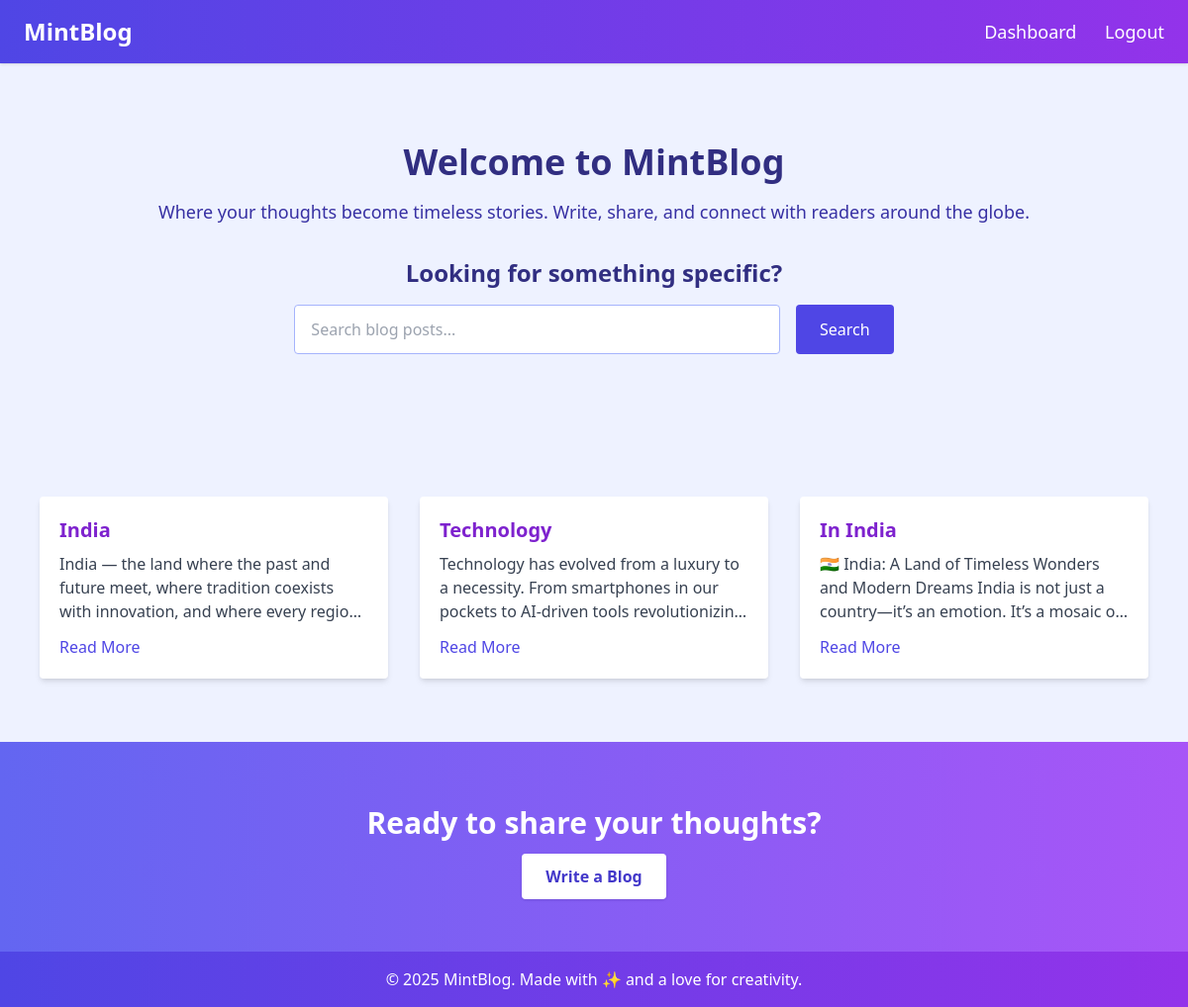
The app's page / (signed in) with its own data.
### blog_app/models.py (models this page shows, shortened)
class Blog(models.Model):
    title = models.CharField(max_length=100)
    content=models.TextField()
    created_on=models.DateField(auto_now_add=True)
    author = models.ForeignKey(User, on_delete=models.CASCADE)

### blog_app/views.py (the view)
# urls.py: path('', views.home , name='home'),
def home(request):
    blogs = Blog.objects.all()
    return render(request, 'blogapp/home.html', {'blogs': blogs})

### blog_app/templates/blogapp/home.html (shortened to what this page needs)
<!DOCTYPE html>
<html lang="en">
<head>
  <script src="https://cdn.tailwindcss.com"></script>
</head>
<body class="bg-indigo-50 text-gray-800 font-sans">
  <header class="bg-gradient-to-r from-indigo-600 to-purple-600 text-white p-4 shadow">
    <div class="max-w-6xl mx-auto flex justify-between items-center">
      <h1 class="text-2xl font-bold">MintBlog</h1>
      <nav class="space-x-6 text-lg">
        {% if user.is_authenticated %}
            <a href="{% url 'dashboard' %}">Dashboard</a>
            <a href="{% url 'logout' %}">Logout</a>
        {% else %}
            <a href="{% url 'login' %}">Login</a>
        {% endif %}
      </nav>
    </div>
  </header>
  <section class=" py-20">
    <div class="max-w-5xl mx-auto px-6 text-center">
      <h2 class="text-4xl font-bold mb-4 text-indigo-900">Welcome to MintBlog</h2>
      <p class="text-lg mb-8 text-indigo-800">Where your thoughts become timeless stories. Write, share, and connect with readers around the globe.</p>
      <div class="max-w-3xl mx-auto px-4 text-center">
      <h3 class="text-2xl font-bold text-indigo-900 mb-4">Looking for something specific?</h3>
      <form  method="GET" class="flex flex-col md:flex-row gap-4 justify-center">
        <input type="text" name="q" placeholder="Search blog posts..." class="w-full md:w-2/3 px-4 py-3 border border-indigo-300 rounded focus:outline-none focus:ring-2 focus:ring-indigo-500">
        <button type="submit" class="bg-indigo-600 text-white px-6 py-3 rounded hover:bg-indigo-700">Search</button>
      </form>
    </div>
    </div>
  </section>
  <section class="py-16 max-w-6xl mx-auto px-4">
    <div class="grid md:grid-cols-3 gap-8">
      {% for blog in blogs %}
      <div class="bg-white rounded shadow-md p-5 hover:shadow-lg transition">
        <h4 class="text-xl font-semibold text-purple-700 mb-2">{{ blog.title }}</h4>
        <p class="text-gray-700 mb-3 line-clamp-3">{{ blog.content }}</p>
        <a href="{% url 'blog_detail' blog.pk %}" class="text-indigo-600 font-medium hover:underline">Read More</a>
      </div>
      {% endfor %}
    </div>
  </section>
  <section class="bg-gradient-to-r from-indigo-500 to-purple-500 py-16 text-center text-white">
    <h3 class="text-3xl font-bold mb-6">Ready to share your thoughts?</h3>
    <a href="{% url 'add_blogs' %}" class="bg-white text-indigo-700 font-semibold py-3 px-6 rounded shadow hover:bg-indigo-100 transition">Write a Blog</a>
  </section>
  <footer class="bg-gradient-to-r from-indigo-600 to-purple-600 text-white text-center p-4">
    © 2025 MintBlog. Made with ✨ and a love for creativity.
  </footer>
</body>
</html>

### records on screen
Blog: title "India", content "India — the land where the past and future meet, where tradition coexists with innovation, and where every…"
Blog: title "Technology", content "Technology has evolved from a luxury to a necessity. From smartphones in our pockets to AI-driven tools…"
Blog: title "In India", content "🇮🇳 India: A Land of Timeless Wonders and Modern Dreams India is not just a country—it’s an emotion. It’s a mosaic…"
